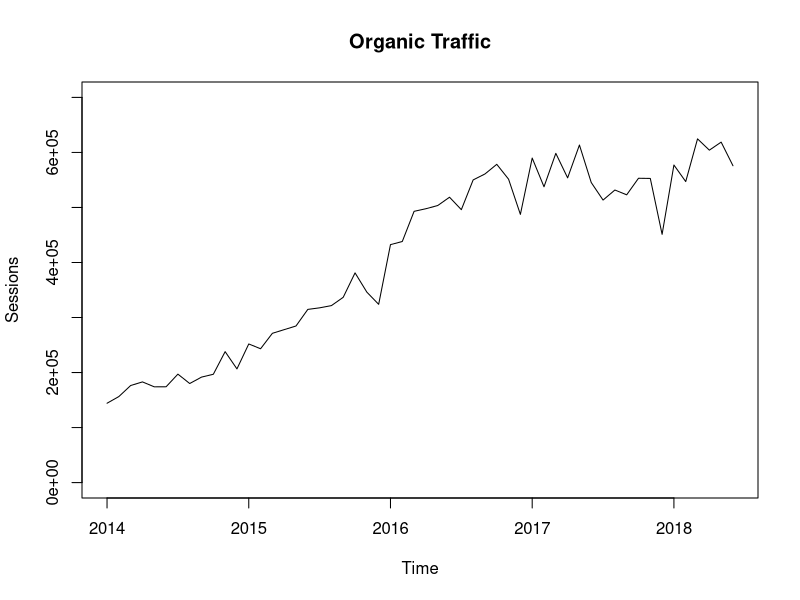
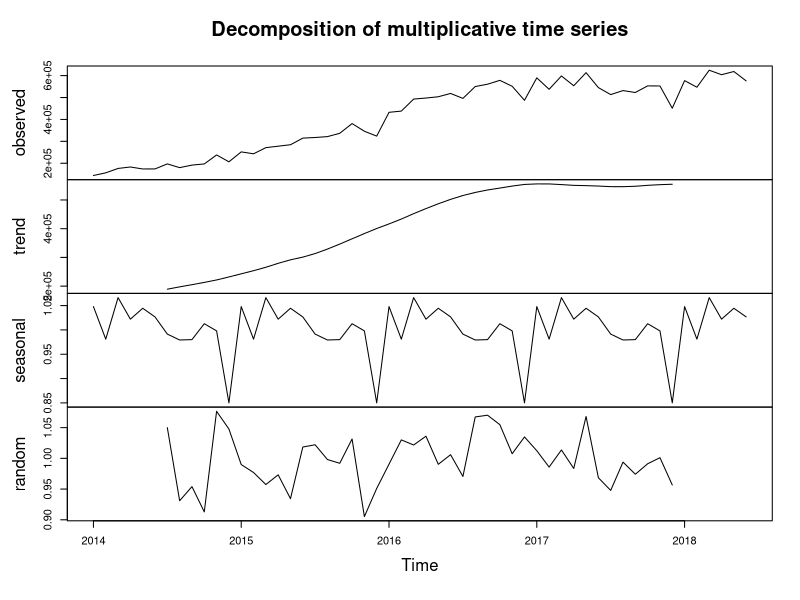
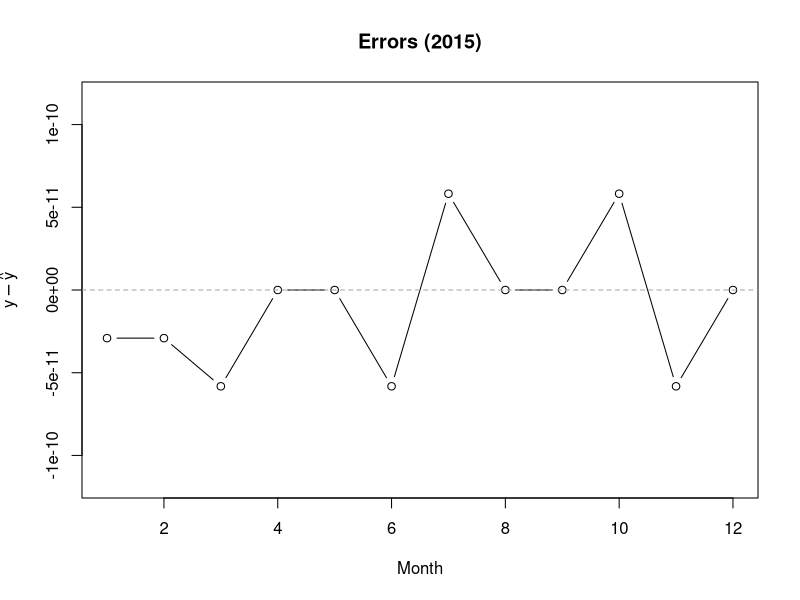
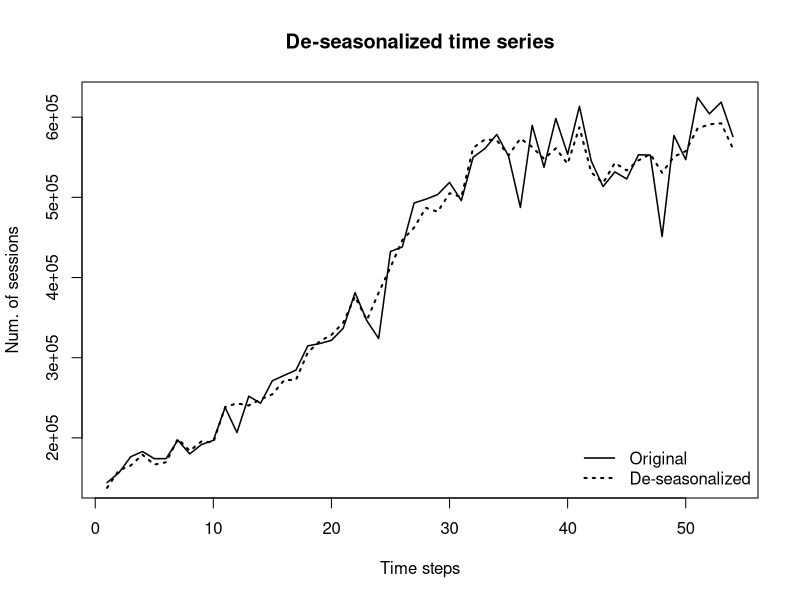
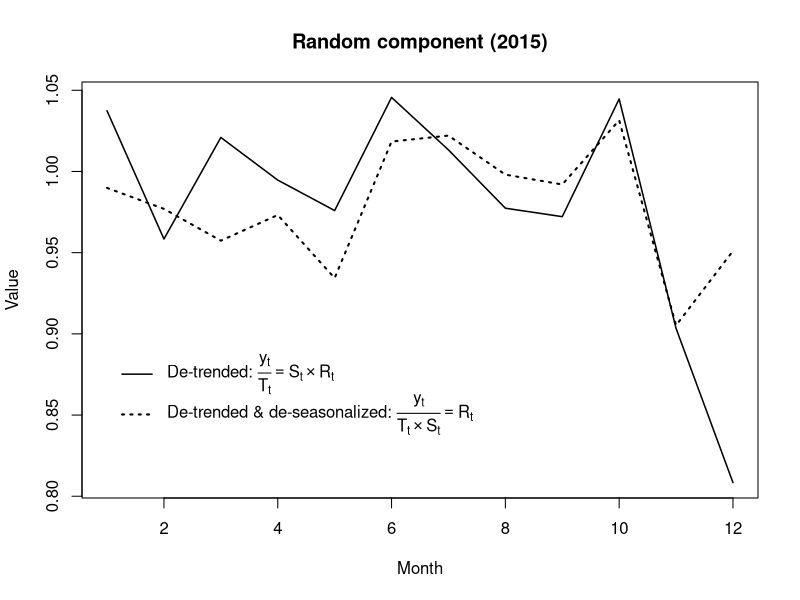
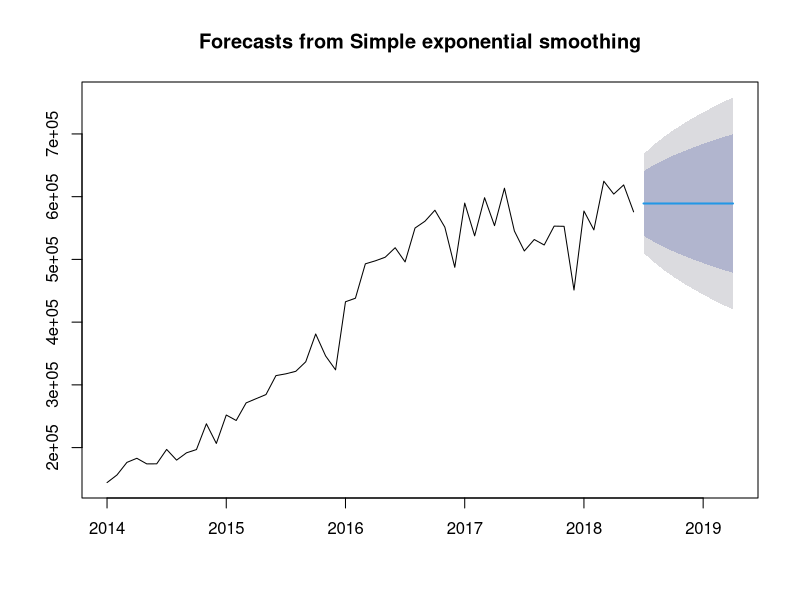
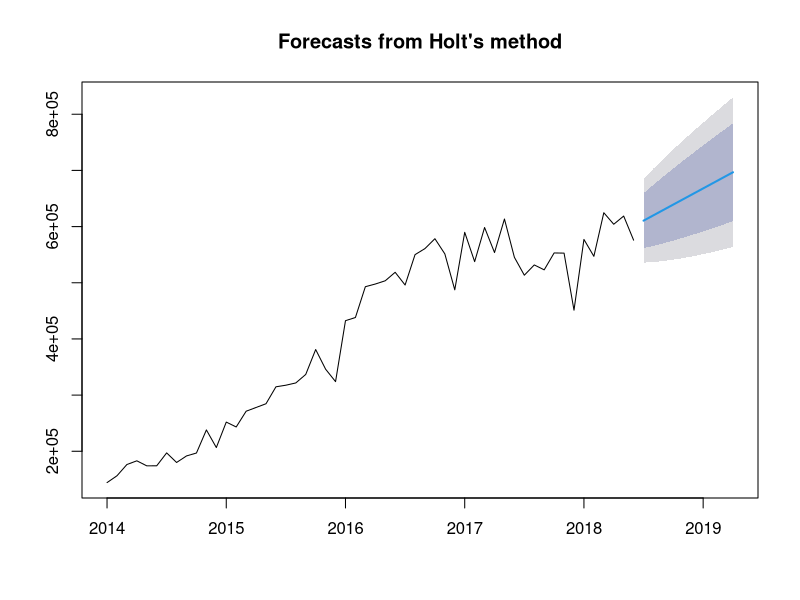
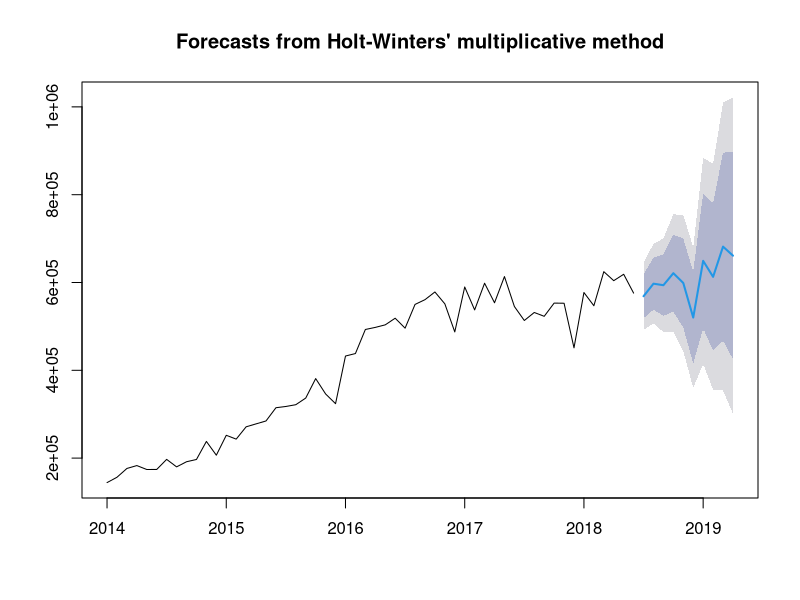

Reproduce these figures in R, in order.
knitr::opts_chunk$set(echo = TRUE)

data <- read.csv("organic-traffic.csv", header = T)
head(data)

#Convert "factor" to "Date" according to cell formatting in CSV file
data[,1] <- as.Date(data[,1], format = "%m/%d/%y")
#Convert vector of "Organic Sessions" into time series object
Organic_Traffic <- ts(data[,2], start = c(2014,1), end = c(2018,6), frequency = 12)
#Avoid scientific notation for y-axis values
#options(scipen=999)
#Plot "Organic Traffic" data
plot(Organic_Traffic, main = "Organic Traffic", ylab = "Sessions", ylim = c(0, 700000))

#Decompose data into seasonal, trend and irregular components using classical decomposition
fit_decompose <- decompose(Organic_Traffic, type = "multiplicative")
#Print component data of decomposition 
fit_decompose

#Plot component data of decomposition
plot(fit_decompose)

seasonal.2015 <- fit_decompose$seasonal[13:24]
trend.2015 <- fit_decompose$trend[13:24]
random.2015 <- fit_decompose$random[13:24]
reconst.2015 <- seasonal.2015 * trend.2015 * random.2015
original.2015 <- fit_decompose$x[13:24]
errors.2015 <- original.2015 - reconst.2015
ymax = max(abs(c(min(errors.2015), max(errors.2015))))
#options(scipen=-3)
plot(errors.2015,
     ylim = c(-2*ymax, 2*ymax), type = "b", col = "black",
     main = "Errors (2015)", xlab = "Month", ylab = expression(y - hat(y)))
abline(a = 0, b = 0, col="darkgray", lty=2)

len <- length(fit_decompose$x)
deseason.all <- fit_decompose$x / fit_decompose$seasonal
plot(1:len, fit_decompose$x,
     main = "De-seasonalized time series", xlab = "Time steps", ylab = "Num. of sessions",
     lty = 1, lwd = 1.5, type="l", col="black")
lines(1:len, deseason.all,
      lty = 3, lwd=2.0, col="black")
legend("bottomright", lty = c(1,3), lwd = c(1.5, 2.0), col = c("black", "black"), bty = "n",
       legend = c("Original", "De-seasonalized"))

plot(1:12, original.2015 / trend.2015,
     main = "Random component (2015)", xlab = "Month", ylab = "Value",
     lty = 1, lwd=1.5, type="l", col="black")
lines(1:12, original.2015 / (trend.2015 * seasonal.2015),
      lty = 3, lwd=2.0, col="black")
legend(x = 1, y = 0.90,
       lty = c(1,3), lwd = c(1.5, 2.0), col = c("black", "black"), bty = "n",
       legend = c(expression("De-trended: " * frac(y[t],T[t]) == S[t] %*% R[t]),
                  expression("De-trended & de-seasonalized: " * frac(y[t],T[t] %*% S[t]) == R[t])))

#Install and load forecast package if not installed
if(!require(forecast)) {
  install.packages("forecast", dependencies = T, repos = "http://cran.us.r-project.org")
  library(forecast) }
#Fit simple exponential smoothing model to data and show summary
fit_ses <- ses(Organic_Traffic)
summary(fit_ses)

#Plot the forecasted values
plot(fit_ses)

#Fit Holt exponential smoothing model to data and show summary
fit_holt <- holt(Organic_Traffic)
summary(fit_holt)

#Plot the forecasted values
plot(fit_holt)

#Fit Holt-Winters exponential smoothing model to data and show summary
fit_hw <- hw(Organic_Traffic, h = 10, seasonal = "multiplicative")
summary(fit_hw)

#Plot the forecasted values
plot(fit_hw)

#Fit automated exponential smoothing model to data and show summary
fit_auto <- forecast(Organic_Traffic, h = 10)
summary(fit_auto)

#Plot the forecasted values
plot(forecast(fit_auto))

#Fit automated exponential smoothing model to training dataset and calculate forecast accuracy
train <- window(Organic_Traffic, end = c(2018, 3))
test <- window(Organic_Traffic, start = c(2018, 4))
fit_hw_train <- hw(train)
fit_auto_train <- forecast(train)
accuracy(forecast(fit_hw_train), test) ["Test set", "RMSE"]
accuracy(forecast(fit_auto_train), test) ["Test set", "RMSE"]

#Calcuate mean of residuals and plot histogram for residuals
fit_hw_res <- residuals(forecast(fit_hw_train))
fit_auto_res <- residuals(forecast(fit_auto_train))
mean(fit_hw_res)
mean(fit_auto_res)

hist(fit_hw_res)
mean.hw <- mean(fit_hw_res)
abline(v = mean.hw, lwd = 2.0, lty = 2, col = "red")

hist(fit_auto_res)
mean.auto <- mean(fit_auto_res)
abline(v = mean.auto, lwd = 2.0, lty = 2, col = "red")
